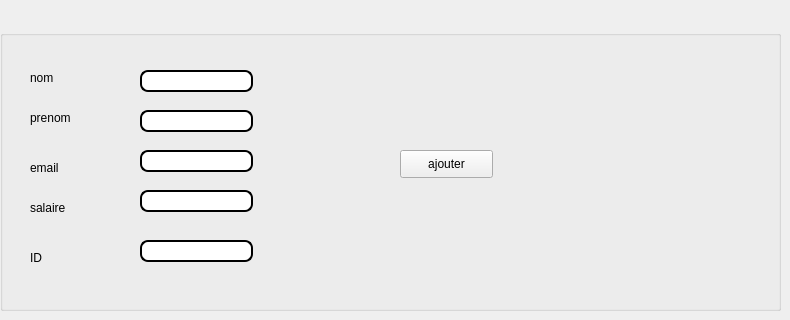
      <widget class="QWidget" name="tab_18">
       <attribute name="title">
        <string>Ajouter Employe</string>
       </attribute>
       <widget class="QGroupBox" name="groupBox_2">
        <property name="geometry">
         <rect>
          <x>0</x>
          <y>30</y>
          <width>781</width>
          <height>281</height>
         </rect>
        </property>
        <property name="title">
         <string/>
        </property>
        <widget class="QLabel" name="label_21">
         <property name="geometry">
          <rect>
           <x>30</x>
           <y>40</y>
           <width>56</width>
           <height>16</height>
          </rect>
         </property>
         <property name="text">
          <string>nom</string>
         </property>
        </widget>
        <widget class="QLabel" name="label_67">
         <property name="geometry">
          <rect>
           <x>30</x>
           <y>80</y>
           <width>56</width>
           <height>16</height>
          </rect>
         </property>
         <property name="text">
          <string>prenom</string>
         </property>
        </widget>
        <widget class="QLabel" name="label_68">
         <property name="geometry">
          <rect>
           <x>30</x>
           <y>130</y>
           <width>56</width>
           <height>16</height>
          </rect>
         </property>
         <property name="text">
          <string>email</string>
         </property>
        </widget>
        <widget class="QLabel" name="label_69">
         <property name="geometry">
          <rect>
           <x>30</x>
           <y>170</y>
           <width>56</width>
           <height>16</height>
          </rect>
         </property>
         <property name="text">
          <string>salaire</string>
         </property>
        </widget>
        <widget class="QLabel" name="label_70">
         <property name="geometry">
          <rect>
           <x>30</x>
           <y>220</y>
           <width>56</width>
           <height>16</height>
          </rect>
         </property>
         <property name="text">
          <string>ID</string>
         </property>
        </widget>
        <widget class="QLineEdit" name="le_nom">
         <property name="geometry">
          <rect>
           <x>140</x>
           <y>40</y>
           <width>113</width>
           <height>22</height>
          </rect>
         </property>
         <property name="styleSheet">
          <string notr="true">QLineEdit {
padding: 1px;
border-style: solid;
border: 2px solid gray;
border-radius: 8px;
background-color: rgb(255, 255, 255);
border:2px solid #000;
}</string>
         </property>
        </widget>
        <widget class="QLineEdit" name="le_prenom">
         <property name="geometry">
          <rect>
           <x>140</x>
           <y>80</y>
           <width>113</width>
           <height>22</height>
          </rect>
         </property>
         <property name="styleSheet">
          <string notr="true">QLineEdit {
padding: 1px;
border-style: solid;
border: 2px solid gray;
border-radius: 8px;
background-color: rgb(255, 255, 255);
border:2px solid #000;
}</string>
         </property>
        </widget>
        <widget class="QLineEdit" name="le_email">
         <property name="geometry">
          <rect>
           <x>140</x>
           <y>120</y>
           <width>113</width>
           <height>22</height>
          </rect>
         </property>
         <property name="styleSheet">
          <string notr="true">QLineEdit {
padding: 1px;
border-style: solid;
border: 2px solid gray;
border-radius: 8px;
background-color: rgb(255, 255, 255);
border:2px solid #000;
}</string>
         </property>
        </widget>
        <widget class="QLineEdit" name="le_salaire">
         <property name="geometry">
          <rect>
           <x>140</x>
           <y>160</y>
           <width>113</width>
           <height>22</height>
          </rect>
         </property>
         <property name="styleSheet">
          <string notr="true">QLineEdit {
padding: 1px;
border-style: solid;
border: 2px solid gray;
border-radius: 8px;
background-color: rgb(255, 255, 255);
border:2px solid #000;
}</string>
         </property>
        </widget>
        <widget class="QLineEdit" name="le_id">
         <property name="geometry">
          <rect>
           <x>140</x>
           <y>210</y>
           <width>113</width>
           <height>22</height>
          </rect>
         </property>
         <property name="styleSheet">
          <string notr="true">QLineEdit {
padding: 1px;
border-style: solid;
border: 2px solid gray;
border-radius: 8px;
background-color: rgb(255, 255, 255);
border:2px solid #000;
}</string>
         </property>
        </widget>
        <widget class="QPushButton" name="ajouteremploye">
         <property name="geometry">
          <rect>
           <x>400</x>
           <y>120</y>
           <width>93</width>
           <height>28</height>
          </rect>
         </property>
         <property name="styleSheet">
          <string notr="true">QPushButton
{
    color: #b1b1b1;
    background-color: QLinearGradient( x1: 0, y1: 0, x2: 0, y2: 1, stop: 0 #565656, stop: 0.1 #525252, stop: 0.5 #4e4e4e, stop: 0.9 #4a4a4a, stop: 1 #464646);
    border-width: 1px;
    border-color: #1e1e1e;
    border-style: solid;
    border-radius: 6;
    padding: 3px;
    font-size: 12px;
    padding-left: 5px;
    padding-right: 5px;
}

QPushButton:pressed
{
    background-color: QLinearGradient( x1: 0, y1: 0, x2: 0, y2: 1, stop: 0 #2d2d2d, stop: 0.1 #2b2b2b, stop: 0.5 #292929, stop: 0.9 #282828, stop: 1 #252525);
}color: rgb(255, 255, 255);
background-color:  QLinearGradient(x1: 0, y1: 0, x2: 0, y2: 1, stop: 0#8D9AAE, stop: 1 #8D9AAE);
 border-radius: 10;</string>
         </property>
         <property name="text">
          <string>ajouter</string>
         </property>
        </widget>
       </widget>
      </widget>
